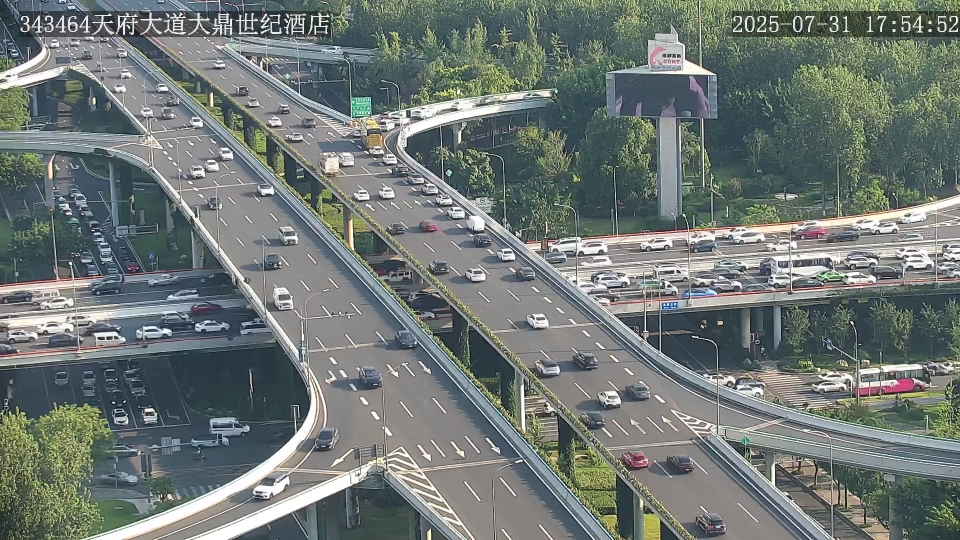
#> input picture code/predict/5.jpg, 1920 x 1080 px (shown at 1/2 size)
$ python visualize_detections.py
#> lines starting #> are read from the running program, lines starting #| are printed output that depends on the picture
#!/usr/bin/env python3
# -*- coding: utf-8 -*-
"""
目标检测结果可视化工具
从标注文件中读取检测结果，为每个目标绘制带遮罩的检测框
"""

import cv2
import numpy as np
import os
from typing import List, Tuple, Optional


class DetectionVisualizer:
    """检测结果可视化类"""

    def __init__(self, image_width: int = 1920, image_height: int = 1080):
        """
        初始化可视化器

        Args:
            image_width: 图像宽度
            image_height: 图像高度
        """
#> in main, background_image is the input picture: shape (1080, 1920, 3); mean B, G, R 116.6, 119.7, 111.4
#| 已加载背景图片: 5.jpg, 尺寸: (1080, 1920)
        self.image_width = image_width
        self.image_height = image_height
        self.default_thickness = 2
        self.mmdet_alpha = 0.3  # 遮罩透明度
        self.reticle_percent = 0.5  # 瞄准框百分比

        # 为不同类别设置颜色 (BGR格式)
        self.class_colors = {
            0: (241,123, 66),
            # 1: (64, 225, 136),
            1: (128, 0, 128),
            2: (235, 68, 80),
            3: (255, 255, 0),    # 青色 - 类别3
            4: (255, 0, 255),    # 品红色 - 类别4
            5: (0, 255, 255),    # 黄色 - 类别5
            6: (128, 0, 128),    # 紫色 - 类别6
            7: (255, 165, 0),    # 橙色 - 类别7
            8: (0, 128, 128),    # 深青色 - 类别8
            9: (128, 128, 0),    # 橄榄色 - 类别9
        }

        self.default_color = (0, 255, 0)  # 默认绿色

    def _get_color(self, class_id: int) -> Tuple[int, int, int]:
        """
        根据类别ID获取颜色

        Args:
            class_id: 类别ID

        Returns:
            BGR颜色值
        """
        return self.class_colors.get(class_id, self.default_color)

    def draw_reticle_box(self, image: np.ndarray, box: List[int],
                        percent: float = 0.5, color: Tuple[int, int, int] = None) -> np.ndarray:
        """
        绘制瞄准框样式的检测框

        Args:
            image: 输入图像
            box: 检测框 [x1, y1, x2, y2]
            percent: 瞄准框线条长度百分比
            color: 绘制颜色

        Returns:
            绘制后的图像
        """
        if color is None:
            color = self.default_color

        x1, y1, x2, y2 = box
        width = x2 - x1
        height = y2 - y1

        # 计算瞄准框线条长度
        h_len = int(width * percent)
        v_len = int(height * percent)

        thickness = self.default_thickness

        # 绘制四个角的瞄准框
        # 左上角
        cv2.line(image, (x1, y1), (x1 + h_len, y1), color, thickness)
        cv2.line(image, (x1, y1), (x1, y1 + v_len), color, thickness)

        # 右上角
        cv2.line(image, (x2, y1), (x2 - h_len, y1), color, thickness)
        cv2.line(image, (x2, y1), (x2, y1 + v_len), color, thickness)

        # 左下角
        cv2.line(image, (x1, y2), (x1 + h_len, y2), color, thickness)
        cv2.line(image, (x1, y2), (x1, y2 - v_len), color, thickness)

        # 右下角
        cv2.line(image, (x2, y2), (x2 - h_len, y2), color, thickness)
        cv2.line(image, (x2, y2), (x2, y2 - v_len), color, thickness)

        return image

    def draw_detection_with_mask(self, image: np.ndarray, box: List[int],
                                class_id: int = 0, confidence: float = 1.0,
                                color: Optional[Tuple[int, int, int]] = None,
                                thickness: Optional[int] = None,
                                alpha: Optional[float] = None) -> np.ndarray:
        """
        为目标绘制带遮罩的检测框

        Args:
            image: 输入图像
            box: 检测框 [x1, y1, x2, y2]
            class_id: 类别ID
            confidence: 置信度
            color: 指定颜色，如果为None则根据class_id自动选择
            thickness: 线条粗细
            alpha: 遮罩透明度

        Returns:
            绘制后的图像
        """
        if color is None:
            color = self._get_color(class_id)

        if thickness is None:
            thickness = self.default_thickness
        if alpha is None:
            alpha = self.mmdet_alpha

        # 创建一个用于绘制的覆盖层，与原图大小相同
        overlay = image.copy()
        final_image = image.copy()  # 用于最终混合
        x1, y1, x2, y2 = map(int, box)

        # --- 核心绘制逻辑 ---
        # 1. 在覆盖层上绘制半透明的填充矩形
        cv2.rectangle(overlay, (x1, y1), (x2, y2), color, -1)

        # 2. 绘制类似于瞄准框的检测框
        final_image = self.draw_reticle_box(final_image, [x1, y1, x2, y2],
                                           percent=self.reticle_percent, color=color)

        # 3. 混合遮罩和原图
        final_image = cv2.addWeighted(overlay, alpha, final_image, 1 - alpha, 0)

        # # 4. 添加标签文本
        # label = f"Class{class_id}: {confidence:.2f}"
        # label_size = cv2.getTextSize(label, cv2.FONT_HERSHEY_SIMPLEX, 0.6, 2)[0]

        # # 绘制标签背景
        # cv2.rectangle(final_image, (x1, y1 - label_size[1] - 10),
        #              (x1 + label_size[0], y1), color, -1)

        # # 绘制标签文本
        # cv2.putText(final_image, label, (x1, y1 - 5),
        #            cv2.FONT_HERSHEY_SIMPLEX, 0.6, (255, 255, 255), 2)

        return final_image

    def parse_detection_file(self, file_path: str) -> List[Tuple[int, float, List[float]]]:
        """
        解析检测结果文件

        Args:
            file_path: 检测结果文件路径

        Returns:
            检测结果列表 [(class_id, confidence, [x1, y1, x2, y2]), ...]
        """
#> called with file_path = '5-04.txt'
        detections = []

        try:
            with open(file_path, 'r') as f:
#> (reads code/predict/5-04.txt from the repository)
                for line in f:
                    line = line.strip()
                    if not line:
                        continue

                    parts = line.split()
                    if len(parts) >= 6:
                        class_id = int(parts[0])
                        confidence = float(parts[1])
                        x1 = float(parts[2])
                        y1 = float(parts[3])
                        x2 = float(parts[4])
                        y2 = float(parts[5])

                        detections.append((class_id, confidence, [x1, y1, x2, y2]))

        except Exception as e:
            print(f"解析文件时出错: {e}")

        return detections

    def visualize_detections(self, detection_file: str,
                           background_image: Optional[np.ndarray] = None,
                           output_path: Optional[str] = None) -> np.ndarray:
        """
        可视化检测结果

        Args:
            detection_file: 检测结果文件路径
            background_image: 背景图像，如果为None则创建黑色背景
            output_path: 输出图像路径

        Returns:
            可视化结果图像
        """
        # 解析检测结果
        detections = self.parse_detection_file(detection_file)
        print(f"读取到 {len(detections)} 个检测结果")

        # 创建或使用背景图像
        if background_image is None:
            image = np.zeros((self.image_height, self.image_width, 3), dtype=np.uint8)
        else:
            image = background_image.copy()
            self.image_height, self.image_width = image.shape[:2]
#> self.image_height = 1080; self.image_width = 1920

        # 绘制所有检测结果
        for class_id, confidence, box in detections:
            image = self.draw_detection_with_mask(image, box, class_id, confidence)
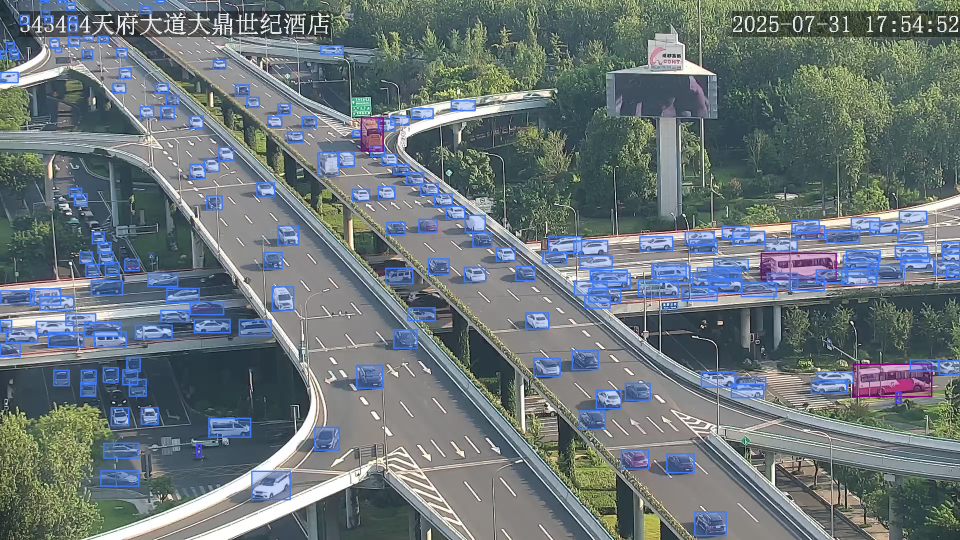
#> image: shape (1080, 1920, 3) (shown at 1/2 size); mean B, G, R 122.3, 118.5, 107.6

        # 保存结果
        if output_path:
            cv2.imwrite(output_path, image)
            print(f"结果已保存到: {output_path}")

        return image


def main():
    """主函数"""
    import argparse

    # 创建命令行参数解析器
    parser = argparse.ArgumentParser(description='目标检测结果可视化工具')
    parser.add_argument('--detection_file', '-d', type=str, default='5-04.txt',
                       help='检测结果文件路径 (默认: 5.txt)')
    parser.add_argument('--image_path', '-i', type=str, default='5.jpg',
                       help='背景图片路径 (可选)')
    parser.add_argument('--output_path', '-o', type=str, default='detection_visualization.jpg',
                       help='输出图片路径 (默认: detection_visualization.jpg)')
    parser.add_argument('--width', '-w', type=int, default=1920,
                       help='图像宽度 (默认: 1920)')
    parser.add_argument('--height', type=int, default=1080,
                       help='图像高度 (默认: 1080)')

    args = parser.parse_args()

    # 创建可视化器
    visualizer = DetectionVisualizer(image_width=args.width, image_height=args.height)

    # 检测结果文件路径
    detection_file = args.detection_file

    # 检查文件是否存在
    if not os.path.exists(detection_file):
        print(f"文件不存在: {detection_file}")
        return

    # 加载背景图像
    background_image = None
    if args.image_path:
        if not os.path.exists(args.image_path):
            print(f"背景图片不存在: {args.image_path}")
            return

        background_image = cv2.imread(args.image_path)
        if background_image is None:
            print(f"无法读取背景图片: {args.image_path}")
            return

        print(f"已加载背景图片: {args.image_path}, 尺寸: {background_image.shape[:2]}")

    # 可视化检测结果
    result_image = visualizer.visualize_detections(
        detection_file=detection_file,
        background_image=background_image,
        output_path=args.output_path
    )

    # [7 lines of commented-out code are left out]
    detections = visualizer.parse_detection_file(detection_file)
    class_counts = {}
    for class_id, confidence, box in detections:
        class_counts[class_id] = class_counts.get(class_id, 0) + 1

    print("\n检测结果统计:")
    for class_id, count in sorted(class_counts.items()):
        color = visualizer._get_color(class_id)
        print(f"类别 {class_id}: {count} 个目标, 颜色: {color}")


def simple_example():
    """简单使用示例"""
    print("=== 简单使用示例 ===")

    # 创建可视化器
    visualizer = DetectionVisualizer(image_width=1920, image_height=1080)

    # 使用默认设置可视化检测结果
    detection_file = "5.txt"

    if os.path.exists(detection_file):
        result_image = visualizer.visualize_detections(
            detection_file=detection_file,
            output_path="simple_visualization.jpg"
        )
        print("简单可视化完成，结果保存为 simple_visualization.jpg")
    else:
        print(f"检测文件不存在: {detection_file}")


if __name__ == "__main__":
    import sys

    # # 如果没有命令行参数，运行简单示例
    # if len(sys.argv) == 1:
    #     simple_example()
    # else:
    main()
